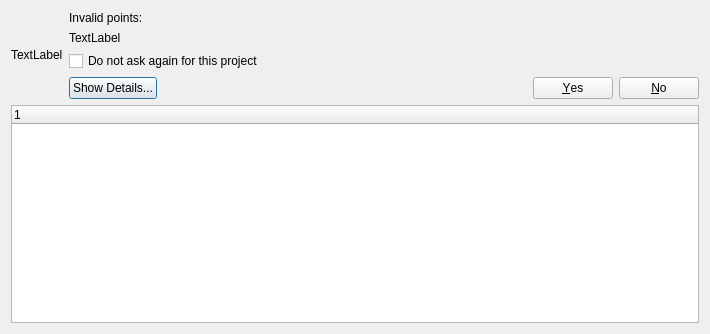
<?xml version="1.0" encoding="UTF-8"?>
<ui version="4.0">
 <class>IInvalidTrk</class>
 <widget class="QDialog" name="IInvalidTrk">
  <property name="geometry">
   <rect>
    <x>0</x>
    <y>0</y>
    <width>710</width>
    <height>334</height>
   </rect>
  </property>
  <property name="windowTitle">
   <string>Invalid points...</string>
  </property>
  <layout class="QVBoxLayout" name="verticalLayout_2">
   <item>
    <layout class="QHBoxLayout" name="horizontalLayout_2">
     <item>
      <widget class="QLabel" name="labelIcon">
       <property name="sizePolicy">
        <sizepolicy hsizetype="Maximum" vsizetype="Maximum">
         <horstretch>0</horstretch>
         <verstretch>0</verstretch>
        </sizepolicy>
       </property>
       <property name="text">
        <string>TextLabel</string>
       </property>
      </widget>
     </item>
     <item>
      <layout class="QVBoxLayout" name="verticalLayout">
       <item>
        <widget class="QLabel" name="labelName">
         <property name="text">
          <string>Invalid points:</string>
         </property>
        </widget>
       </item>
       <item>
        <widget class="QLabel" name="labelMsg">
         <property name="text">
          <string>TextLabel</string>
         </property>
         <property name="wordWrap">
          <bool>true</bool>
         </property>
        </widget>
       </item>
       <item>
        <widget class="QCheckBox" name="checkDoNotAskAgain">
         <property name="text">
          <string>Do not ask again for this project</string>
         </property>
        </widget>
       </item>
       <item>
        <layout class="QHBoxLayout" name="horizontalLayout">
         <item>
          <widget class="QPushButton" name="pushButton">
           <property name="text">
            <string>Show Details...</string>
           </property>
          </widget>
         </item>
         <item>
          <spacer name="horizontalSpacer">
           <property name="orientation">
            <enum>Qt::Horizontal</enum>
           </property>
           <property name="sizeHint" stdset="0">
            <size>
             <width>40</width>
             <height>20</height>
            </size>
           </property>
          </spacer>
         </item>
         <item>
          <widget class="QDialogButtonBox" name="buttonBox">
           <property name="orientation">
            <enum>Qt::Horizontal</enum>
           </property>
           <property name="standardButtons">
            <set>QDialogButtonBox::No|QDialogButtonBox::Yes</set>
           </property>
          </widget>
         </item>
        </layout>
       </item>
      </layout>
     </item>
    </layout>
   </item>
   <item>
    <widget class="CTableTrk" name="treeTrackPoints">
     <property name="minimumSize">
      <size>
       <width>600</width>
       <height>200</height>
      </size>
     </property>
     <column>
      <property name="text">
       <string notr="true">1</string>
      </property>
     </column>
    </widget>
   </item>
  </layout>
 </widget>
 <customwidgets>
  <customwidget>
   <class>CTableTrk</class>
   <extends>QTreeWidget</extends>
   <header>gis/trk/CTableTrk.h</header>
  </customwidget>
 </customwidgets>
 <resources/>
 <connections>
  <connection>
   <sender>buttonBox</sender>
   <signal>accepted()</signal>
   <receiver>IInvalidTrk</receiver>
   <slot>accept()</slot>
   <hints>
    <hint type="sourcelabel">
     <x>248</x>
     <y>254</y>
    </hint>
    <hint type="destinationlabel">
     <x>157</x>
     <y>274</y>
    </hint>
   </hints>
  </connection>
  <connection>
   <sender>buttonBox</sender>
   <signal>rejected()</signal>
   <receiver>IInvalidTrk</receiver>
   <slot>reject()</slot>
   <hints>
    <hint type="sourcelabel">
     <x>316</x>
     <y>260</y>
    </hint>
    <hint type="destinationlabel">
     <x>286</x>
     <y>274</y>
    </hint>
   </hints>
  </connection>
 </connections>
</ui>
